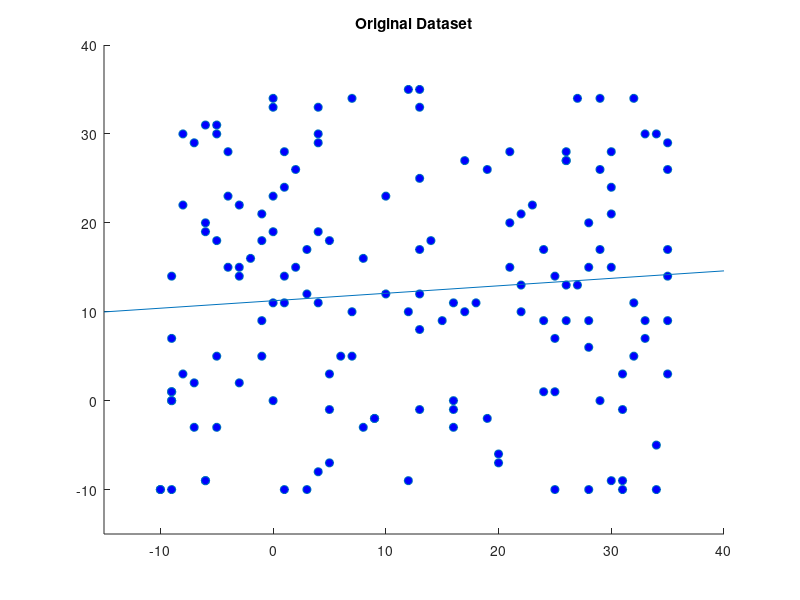

MATLAB code to generate this figure: (Note: this script raises an error after producing the figure.)
% Linear Regression
% We create a contrived dataset and find the least 
% squares approximation

rangeData = [-10 35];
featDim = 1;
dataNum = 150;
trainNum = 120;

rng(1);
data = randi(rangeData, 2, dataNum); 

w = rand(featDim,1);
b = rand(1);
T = 3000;
stepSize = 1e-3;

x = data(1,:);
y = data(2,:);

xTrain = x(1:trainNum);
yTrain = y(1:trainNum);

% Go through the GD 
for i = 1:T
    output = w'*xTrain + b;
    loss = (1/trainNum)*sum((yTrain - output).^2);
    gradW = -(2/trainNum)*(yTrain-output)*xTrain';
    gradB = -(2/trainNum)*sum(yTrain-output);
    w = w - stepSize*(gradW);
    b = b - stepSize*(gradB);
end

% Plot the data and the linear model
figure(1)
scatter(data(1,:), data(2,:), 'ro', 'LineWidth', 0.5, 'MarkerFaceColor', 'b')
title('Original Dataset')
plotRange = [rangeData(1)-5, rangeData(2)+5];
axis([plotRange plotRange])
hold on
model = w*plotRange + b;
% w, b
plot(plotRange, model)
hold off

% Test the slope and intercept on the test set
xTest = x(trainNum+1:end);
yTest = y(trainNum+1:end);

yPred = w*xTest + b;
acc = accuracy(yTest, yPred)


function [acc] = accuracy(y, yPred)
    sumAcc = 0;
    if (length(y) == length(yPred))
        for i = 1:length(y)
            if (y(i) == yPred(i))
                sumAcc = sumAcc+1;
            end
        end
    end
    acc = (sumAcc/length(y)) * 100;
end